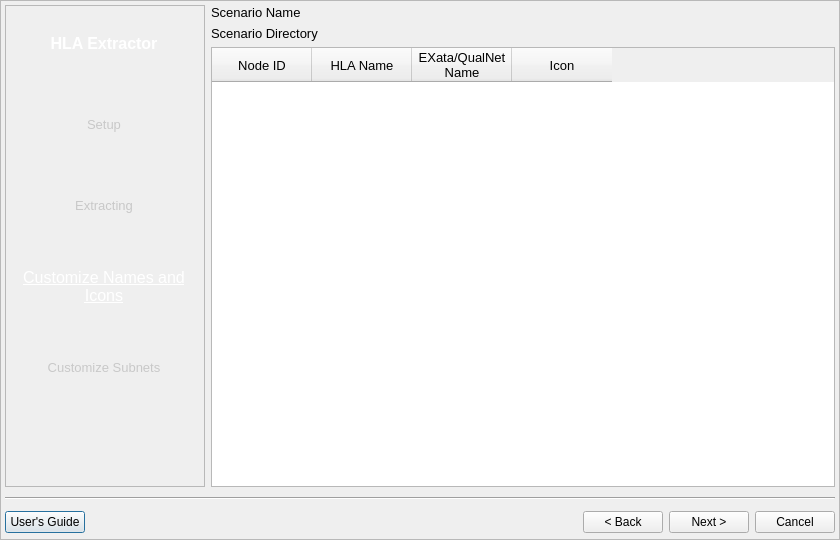
<ui version="4.0" >
 <class>AdjustNames</class>
 <widget class="QDialog" name="AdjustNames" >
  <property name="geometry" >
   <rect>
    <x>0</x>
    <y>0</y>
    <width>840</width>
    <height>540</height>
   </rect>
  </property>
  <property name="windowTitle" >
   <string>HLA Extractor Step3 - Customize Names and Icons</string>
  </property>
  <layout class="QHBoxLayout" >
   <property name="leftMargin" >
    <number>0</number>
   </property>
   <property name="topMargin" >
    <number>0</number>
   </property>
   <property name="rightMargin" >
    <number>0</number>
   </property>
   <property name="bottomMargin" >
    <number>0</number>
   </property>
   <item>
    <widget class="QFrame" name="WizardBase" >
     <property name="sizePolicy" >
      <sizepolicy vsizetype="Expanding" hsizetype="Expanding" >
       <horstretch>0</horstretch>
       <verstretch>0</verstretch>
      </sizepolicy>
     </property>
     <property name="frameShape" >
      <enum>QFrame::StyledPanel</enum>
     </property>
     <property name="frameShadow" >
      <enum>QFrame::Sunken</enum>
     </property>
     <layout class="QVBoxLayout" >
      <property name="leftMargin" >
       <number>4</number>
      </property>
      <property name="topMargin" >
       <number>4</number>
      </property>
      <property name="rightMargin" >
       <number>4</number>
      </property>
      <property name="bottomMargin" >
       <number>4</number>
      </property>
      <item>
       <layout class="QHBoxLayout" >
        <item>
         <widget class="GradientFrame" name="Frame" >
          <property name="sizePolicy" >
           <sizepolicy vsizetype="Preferred" hsizetype="Fixed" >
            <horstretch>0</horstretch>
            <verstretch>0</verstretch>
           </sizepolicy>
          </property>
          <property name="minimumSize" >
           <size>
            <width>200</width>
            <height>0</height>
           </size>
          </property>
          <property name="maximumSize" >
           <size>
            <width>200</width>
            <height>16777215</height>
           </size>
          </property>
          <property name="font" >
           <font>
            <pointsize>10</pointsize>
           </font>
          </property>
          <property name="windowTitle" >
           <string>Frame</string>
          </property>
          <property name="frameShape" >
           <enum>QFrame::StyledPanel</enum>
          </property>
          <property name="frameShadow" >
           <enum>QFrame::Sunken</enum>
          </property>
          <property name="lineWidth" >
           <number>0</number>
          </property>
          <layout class="QVBoxLayout" >
           <property name="leftMargin" >
            <number>0</number>
           </property>
           <property name="topMargin" >
            <number>0</number>
           </property>
           <property name="rightMargin" >
            <number>0</number>
           </property>
           <property name="bottomMargin" >
            <number>0</number>
           </property>
           <item>
            <widget class="ShadowLabel" name="title" >
             <property name="sizePolicy" >
              <sizepolicy vsizetype="Preferred" hsizetype="Fixed" >
               <horstretch>0</horstretch>
               <verstretch>0</verstretch>
              </sizepolicy>
             </property>
             <property name="minimumSize" >
              <size>
               <width>196</width>
               <height>0</height>
              </size>
             </property>
             <property name="maximumSize" >
              <size>
               <width>196</width>
               <height>16777215</height>
              </size>
             </property>
             <property name="palette" >
              <palette>
               <active>
                <colorrole role="WindowText" >
                 <brush brushstyle="SolidPattern" >
                  <color alpha="255" >
                   <red>255</red>
                   <green>255</green>
                   <blue>255</blue>
                  </color>
                 </brush>
                </colorrole>
               </active>
               <inactive>
                <colorrole role="WindowText" >
                 <brush brushstyle="SolidPattern" >
                  <color alpha="255" >
                   <red>255</red>
                   <green>255</green>
                   <blue>255</blue>
                  </color>
                 </brush>
                </colorrole>
               </inactive>
               <disabled>
                <colorrole role="WindowText" >
                 <brush brushstyle="SolidPattern" >
                  <color alpha="255" >
                   <red>106</red>
                   <green>104</green>
                   <blue>100</blue>
                  </color>
                 </brush>
                </colorrole>
               </disabled>
              </palette>
             </property>
             <property name="font" >
              <font>
               <pointsize>12</pointsize>
               <weight>75</weight>
               <bold>true</bold>
              </font>
             </property>
             <property name="text" >
              <string>HLA Extractor</string>
             </property>
             <property name="alignment" >
              <set>Qt::AlignCenter</set>
             </property>
            </widget>
           </item>
           <item>
            <widget class="ShadowLabel" name="step1" >
             <property name="sizePolicy" >
              <sizepolicy vsizetype="Preferred" hsizetype="Fixed" >
               <horstretch>0</horstretch>
               <verstretch>0</verstretch>
              </sizepolicy>
             </property>
             <property name="minimumSize" >
              <size>
               <width>196</width>
               <height>0</height>
              </size>
             </property>
             <property name="maximumSize" >
              <size>
               <width>196</width>
               <height>16777215</height>
              </size>
             </property>
             <property name="palette" >
              <palette>
               <active>
                <colorrole role="WindowText" >
                 <brush brushstyle="SolidPattern" >
                  <color alpha="255" >
                   <red>200</red>
                   <green>200</green>
                   <blue>200</blue>
                  </color>
                 </brush>
                </colorrole>
               </active>
               <inactive>
                <colorrole role="WindowText" >
                 <brush brushstyle="SolidPattern" >
                  <color alpha="255" >
                   <red>200</red>
                   <green>200</green>
                   <blue>200</blue>
                  </color>
                 </brush>
                </colorrole>
               </inactive>
               <disabled>
                <colorrole role="WindowText" >
                 <brush brushstyle="SolidPattern" >
                  <color alpha="255" >
                   <red>106</red>
                   <green>104</green>
                   <blue>100</blue>
                  </color>
                 </brush>
                </colorrole>
               </disabled>
              </palette>
             </property>
             <property name="text" >
              <string>Setup</string>
             </property>
             <property name="alignment" >
              <set>Qt::AlignCenter</set>
             </property>
             <property name="wordWrap" >
              <bool>true</bool>
             </property>
            </widget>
           </item>
           <item>
            <widget class="ShadowLabel" name="step2" >
             <property name="sizePolicy" >
              <sizepolicy vsizetype="Preferred" hsizetype="Fixed" >
               <horstretch>0</horstretch>
               <verstretch>0</verstretch>
              </sizepolicy>
             </property>
             <property name="minimumSize" >
              <size>
               <width>196</width>
               <height>0</height>
              </size>
             </property>
             <property name="maximumSize" >
              <size>
               <width>196</width>
               <height>16777215</height>
              </size>
             </property>
             <property name="palette" >
              <palette>
               <active>
                <colorrole role="WindowText" >
                 <brush brushstyle="SolidPattern" >
                  <color alpha="255" >
                   <red>200</red>
                   <green>200</green>
                   <blue>200</blue>
                  </color>
                 </brush>
                </colorrole>
               </active>
               <inactive>
                <colorrole role="WindowText" >
                 <brush brushstyle="SolidPattern" >
                  <color alpha="255" >
                   <red>200</red>
                   <green>200</green>
                   <blue>200</blue>
                  </color>
                 </brush>
                </colorrole>
               </inactive>
               <disabled>
                <colorrole role="WindowText" >
                 <brush brushstyle="SolidPattern" >
                  <color alpha="255" >
                   <red>106</red>
                   <green>104</green>
                   <blue>100</blue>
                  </color>
                 </brush>
                </colorrole>
               </disabled>
              </palette>
             </property>
             <property name="font" >
              <font>
               <pointsize>10</pointsize>
               <underline>false</underline>
              </font>
             </property>
             <property name="text" >
              <string>Extracting</string>
             </property>
             <property name="alignment" >
              <set>Qt::AlignCenter</set>
             </property>
             <property name="wordWrap" >
              <bool>true</bool>
             </property>
            </widget>
           </item>
           <item>
            <widget class="ShadowLabel" name="step3" >
             <property name="sizePolicy" >
              <sizepolicy vsizetype="Preferred" hsizetype="Fixed" >
               <horstretch>0</horstretch>
               <verstretch>0</verstretch>
              </sizepolicy>
             </property>
             <property name="minimumSize" >
              <size>
               <width>196</width>
               <height>0</height>
              </size>
             </property>
             <property name="maximumSize" >
              <size>
               <width>196</width>
               <height>16777215</height>
              </size>
             </property>
             <property name="palette" >
              <palette>
               <active>
                <colorrole role="WindowText" >
                 <brush brushstyle="SolidPattern" >
                  <color alpha="255" >
                   <red>255</red>
                   <green>255</green>
                   <blue>255</blue>
                  </color>
                 </brush>
                </colorrole>
               </active>
               <inactive>
                <colorrole role="WindowText" >
                 <brush brushstyle="SolidPattern" >
                  <color alpha="255" >
                   <red>255</red>
                   <green>255</green>
                   <blue>255</blue>
                  </color>
                 </brush>
                </colorrole>
               </inactive>
               <disabled>
                <colorrole role="WindowText" >
                 <brush brushstyle="SolidPattern" >
                  <color alpha="255" >
                   <red>106</red>
                   <green>104</green>
                   <blue>100</blue>
                  </color>
                 </brush>
                </colorrole>
               </disabled>
              </palette>
             </property>
             <property name="font" >
              <font>
               <pointsize>12</pointsize>
               <underline>true</underline>
              </font>
             </property>
             <property name="frameShape" >
              <enum>QFrame::NoFrame</enum>
             </property>
             <property name="frameShadow" >
              <enum>QFrame::Plain</enum>
             </property>
             <property name="text" >
              <string>Customize Names and Icons</string>
             </property>
             <property name="alignment" >
              <set>Qt::AlignCenter</set>
             </property>
             <property name="wordWrap" >
              <bool>true</bool>
             </property>
            </widget>
           </item>
           <item>
            <widget class="ShadowLabel" name="step4" >
             <property name="sizePolicy" >
              <sizepolicy vsizetype="Preferred" hsizetype="Fixed" >
               <horstretch>0</horstretch>
               <verstretch>0</verstretch>
              </sizepolicy>
             </property>
             <property name="minimumSize" >
              <size>
               <width>196</width>
               <height>0</height>
              </size>
             </property>
             <property name="maximumSize" >
              <size>
               <width>196</width>
               <height>16777215</height>
              </size>
             </property>
             <property name="palette" >
              <palette>
               <active>
                <colorrole role="WindowText" >
                 <brush brushstyle="SolidPattern" >
                  <color alpha="255" >
                   <red>200</red>
                   <green>200</green>
                   <blue>200</blue>
                  </color>
                 </brush>
                </colorrole>
               </active>
               <inactive>
                <colorrole role="WindowText" >
                 <brush brushstyle="SolidPattern" >
                  <color alpha="255" >
                   <red>200</red>
                   <green>200</green>
                   <blue>200</blue>
                  </color>
                 </brush>
                </colorrole>
               </inactive>
               <disabled>
                <colorrole role="WindowText" >
                 <brush brushstyle="SolidPattern" >
                  <color alpha="255" >
                   <red>106</red>
                   <green>104</green>
                   <blue>100</blue>
                  </color>
                 </brush>
                </colorrole>
               </disabled>
              </palette>
             </property>
             <property name="text" >
              <string>Customize Subnets</string>
             </property>
             <property name="alignment" >
              <set>Qt::AlignCenter</set>
             </property>
             <property name="wordWrap" >
              <bool>true</bool>
             </property>
            </widget>
           </item>
           <item>
            <widget class="QLabel" name="logo" >
             <property name="sizePolicy" >
              <sizepolicy vsizetype="Preferred" hsizetype="Fixed" >
               <horstretch>0</horstretch>
               <verstretch>0</verstretch>
              </sizepolicy>
             </property>
             <property name="minimumSize" >
              <size>
               <width>200</width>
               <height>0</height>
              </size>
             </property>
             <property name="maximumSize" >
              <size>
               <width>200</width>
               <height>16777215</height>
              </size>
             </property>
             <property name="text" >
              <string/>
             </property>
             <property name="pixmap" >
              <pixmap resource="Extractor.qrc" >:/background.png</pixmap>
             </property>
            </widget>
           </item>
          </layout>
         </widget>
        </item>
        <item>
         <layout class="QVBoxLayout" >
          <item>
           <widget class="QLabel" name="scenarioName" >
            <property name="font" >
             <font>
              <pointsize>10</pointsize>
             </font>
            </property>
            <property name="text" >
             <string>Scenario Name</string>
            </property>
           </widget>
          </item>
          <item>
           <widget class="QLabel" name="scenarioDirectory" >
            <property name="font" >
             <font>
              <pointsize>10</pointsize>
             </font>
            </property>
            <property name="text" >
             <string>Scenario Directory</string>
            </property>
           </widget>
          </item>
          <item>
           <widget class="QTableWidget" name="tableWidget" >
            <property name="palette" >
             <palette>
              <active>
               <colorrole role="WindowText" >
                <brush brushstyle="SolidPattern" >
                 <color alpha="255" >
                  <red>0</red>
                  <green>0</green>
                  <blue>0</blue>
                 </color>
                </brush>
               </colorrole>
              </active>
              <inactive>
               <colorrole role="WindowText" >
                <brush brushstyle="SolidPattern" >
                 <color alpha="255" >
                  <red>0</red>
                  <green>0</green>
                  <blue>0</blue>
                 </color>
                </brush>
               </colorrole>
              </inactive>
              <disabled>
               <colorrole role="WindowText" >
                <brush brushstyle="SolidPattern" >
                 <color alpha="255" >
                  <red>148</red>
                  <green>145</green>
                  <blue>140</blue>
                 </color>
                </brush>
               </colorrole>
              </disabled>
             </palette>
            </property>
            <property name="font" >
             <font>
              <pointsize>10</pointsize>
             </font>
            </property>
            <property name="toolTip" >
             <string>&lt;html>&lt;head>&lt;meta name="qrichtext" content="1" />&lt;style type="text/css">
p, li { white-space: pre-wrap; }
&lt;/style>&lt;/head>&lt;body style=" font-family:'MS Shell Dlg 2'; font-size:10pt; font-weight:400; font-style:normal;">
&lt;p style=" margin-top:0px; margin-bottom:0px; margin-left:0px; margin-right:0px; -qt-block-indent:0; text-indent:0px;">This table can be used to modify the Names and Icons associated with a EXata/QualNet node.&lt;/p>&lt;/body>&lt;/html></string>
            </property>
            <column>
             <property name="text" >
              <string>Node ID</string>
             </property>
            </column>
            <column>
             <property name="text" >
              <string>HLA Name</string>
             </property>
            </column>
            <column>
             <property name="text" >
              <string>EXata/QualNet
Name</string>
             </property>
            </column>
            <column>
             <property name="text" >
              <string>Icon</string>
             </property>
            </column>
           </widget>
          </item>
         </layout>
        </item>
       </layout>
      </item>
      <item>
       <widget class="Line" name="line" >
        <property name="sizePolicy" >
         <sizepolicy vsizetype="Fixed" hsizetype="Expanding" >
          <horstretch>0</horstretch>
          <verstretch>0</verstretch>
         </sizepolicy>
        </property>
        <property name="minimumSize" >
         <size>
          <width>10</width>
          <height>10</height>
         </size>
        </property>
        <property name="orientation" >
         <enum>Qt::Horizontal</enum>
        </property>
       </widget>
      </item>
      <item>
       <layout class="QHBoxLayout" >
        <item>
         <widget class="QPushButton" name="UsersGuide" >
          <property name="toolTip" >
           <string>&lt;html>&lt;head>&lt;meta name="qrichtext" content="1" />&lt;style type="text/css">
p, li { white-space: pre-wrap; }
&lt;/style>&lt;/head>&lt;body style=" font-family:'MS Shell Dlg 2'; font-size:8.25pt; font-weight:400; font-style:normal;">
&lt;p style=" margin-top:0px; margin-bottom:0px; margin-left:0px; margin-right:0px; -qt-block-indent:0; text-indent:0px; font-size:8pt;">Open the HLA Extractor User's Guide&lt;/p>&lt;/body>&lt;/html></string>
          </property>
          <property name="text" >
           <string>User's Guide</string>
          </property>
         </widget>
        </item>
        <item>
         <spacer>
          <property name="orientation" >
           <enum>Qt::Horizontal</enum>
          </property>
          <property name="sizeHint" >
           <size>
            <width>331</width>
            <height>26</height>
           </size>
          </property>
         </spacer>
        </item>
        <item>
         <widget class="QPushButton" name="Back" >
          <property name="toolTip" >
           <string>&lt;html>&lt;head>&lt;meta name="qrichtext" content="1" />&lt;style type="text/css">
p, li { white-space: pre-wrap; }
&lt;/style>&lt;/head>&lt;body style=" font-family:'MS Shell Dlg 2'; font-size:8.25pt; font-weight:400; font-style:normal;">
&lt;p style=" margin-top:0px; margin-bottom:0px; margin-left:0px; margin-right:0px; -qt-block-indent:0; text-indent:0px; font-size:8pt;">Press Back to return to the Setup screen. All extracted data will be lost&lt;/p>&lt;/body>&lt;/html></string>
          </property>
          <property name="text" >
           <string>&lt; Back</string>
          </property>
         </widget>
        </item>
        <item>
         <widget class="QPushButton" name="Next" >
          <property name="toolTip" >
           <string>&lt;html>&lt;head>&lt;meta name="qrichtext" content="1" />&lt;style type="text/css">
p, li { white-space: pre-wrap; }
&lt;/style>&lt;/head>&lt;body style=" font-family:'MS Shell Dlg 2'; font-size:8.25pt; font-weight:400; font-style:normal;">
&lt;p style=" margin-top:0px; margin-bottom:0px; margin-left:0px; margin-right:0px; -qt-block-indent:0; text-indent:0px; font-size:8pt;">Press Next to continue to the Customize Subnets screen&lt;/p>&lt;/body>&lt;/html></string>
          </property>
          <property name="text" >
           <string>Next ></string>
          </property>
         </widget>
        </item>
        <item>
         <widget class="QPushButton" name="Cancel" >
          <property name="toolTip" >
           <string>&lt;html>&lt;head>&lt;meta name="qrichtext" content="1" />&lt;style type="text/css">
p, li { white-space: pre-wrap; }
&lt;/style>&lt;/head>&lt;body style=" font-family:'MS Shell Dlg 2'; font-size:8.25pt; font-weight:400; font-style:normal;">
&lt;p style=" margin-top:0px; margin-bottom:0px; margin-left:0px; margin-right:0px; -qt-block-indent:0; text-indent:0px; font-size:8pt;">Press Cancel to exit the HLA Extracotr without saving the scenario&lt;/p>&lt;/body>&lt;/html></string>
          </property>
          <property name="text" >
           <string>Cancel</string>
          </property>
         </widget>
        </item>
       </layout>
      </item>
     </layout>
    </widget>
   </item>
  </layout>
 </widget>
 <customwidgets>
  <customwidget>
   <class>GradientFrame</class>
   <extends>QFrame</extends>
   <header>GradientFrame.h</header>
   <container>1</container>
  </customwidget>
  <customwidget>
   <class>ShadowLabel</class>
   <extends>QLabel</extends>
   <header>GradientFrame.h</header>
  </customwidget>
 </customwidgets>
 <resources>
  <include location="Extractor.qrc" />
 </resources>
 <connections/>
</ui>
